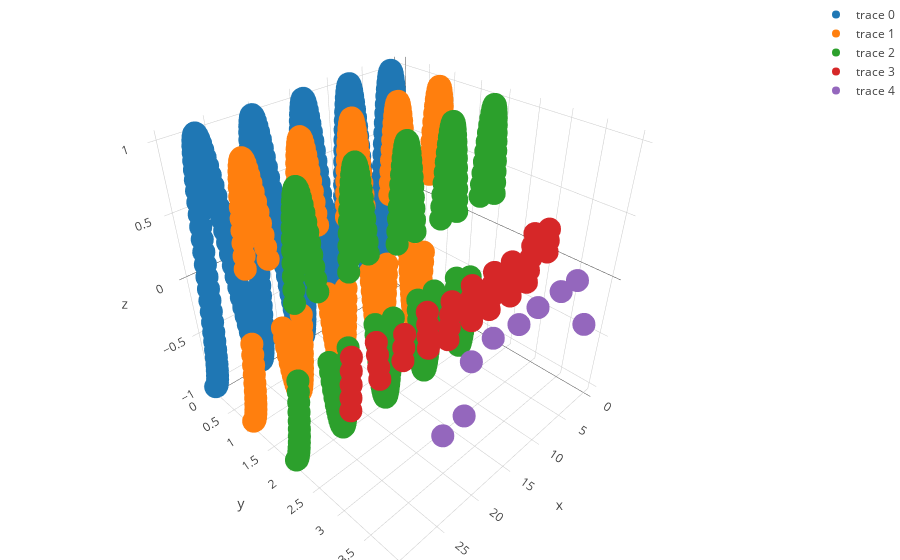

Here is the notebook cell this chart was saved with:
### Markdown cell above
Average likelihood profiles within clusters inform us of the populations they represented. At least one of the clusters identified holds instances of clusters that capture two populations at once (i.e. when sin(x) == 0). Can you tell which?

Now, because we were thinking ahead, we indexed each cluster profile to the value of 'X'. Let's represent each of our profiles by:
- The cluster they were assigned to in feature space.
- The value 'X' at which they were derived.
- The sinusoid of 'X'.

We'll set our Y axis to represent their assignments, so that they don't overlap, and Z to be their height, sin(X).

### Code cell
print(label_select.keys())

fig_data= [go.Scatter3d(
                x = [Windows[x] for x in label_select[i]],
                y = [i for x in label_select[i]],
                z = [sin(Windows[x]) for x in label_select[i]],
                type='scatter3d',
                mode= "markers",
                marker= {
                    'line': {'width': 0},
                    'size': 8,
                    'symbol': 'circle',
                  "opacity": 1
                  }
            ) for i in label_select.keys()]

layout = go.Layout(
    margin=dict(
        l=0,
        r=0,
        b=0,
        t=0
    ),
    title= 'where'
)

fig = go.Figure(data=fig_data, layout=layout)
iplot(fig)

### Figure 1 — Plotly figure (JSON) as saved in the notebook; plotly's stock layout.template omitted (floating-point values rounded to 4 significant figures; data arrays with more than 128 entries replaced by an {"elided": "..."} marker saying what was removed)
{"data": [{"marker": {"line": {"width": 0}, "opacity": 1, "size": 8, "symbol": "circle"}, "mode": "markers", "type": "scatter3d", "x": {"elided": "300 float values"}, "y": {"elided": "300 int values"}, "z": {"elided": "300 float values"}}, {"marker": {"line": {"width": 0}, "opacity": 1, "size": 8, "symbol": "circle"}, "mode": "markers", "type": "scatter3d", "x": {"elided": "251 float values"}, "y": {"elided": "251 int values"}, "z": {"elided": "251 float values"}}, {"marker": {"line": {"width": 0}, "opacity": 1, "size": 8, "symbol": "circle"}, "mode": "markers", "type": "scatter3d", "x": {"elided": "251 float values"}, "y": {"elided": "251 int values"}, "z": {"elided": "251 float values"}}, {"marker": {"line": {"width": 0}, "opacity": 1, "size": 8, "symbol": "circle"}, "mode": "markers", "type": "scatter3d", "x": [0, 0.1, 0.2, 2.9, 3, 3.1, 3.2, 3.3, 6.1, 6.2, 6.3, 6.4, 9.3, 9.4, 9.5, 9.6, 12.4, 12.5, 12.6, 12.7, 15.6, 15.7, 15.8, 15.9, 18.7, 18.8, 18.9, 19, 21.9, 22, 22.1, 25, 25.1, 25.2, 25.3, 28.1, 28.2, 28.3, 28.4, 28.5], "y": [3, 3, 3, 3, 3, 3, 3, 3, 3, 3, 3, 3, 3, 3, 3, 3, 3, 3, 3, 3, 3, 3, 3, 3, 3, 3, 3, 3, 3, 3, 3, 3, 3, 3, 3, 3, 3, 3, 3, 3], "z": [0, 0.09983, 0.1987, 0.2392, 0.1411, 0.04158, -0.05837, -0.1577, -0.1822, -0.08309, 0.01681, 0.1165, 0.1245, 0.02478, -0.07515, -0.1743, -0.1656, -0.06632, 0.03362, 0.1332, 0.1078, 0.007963, -0.09191, -0.1909, -0.149, -0.04954, 0.05042, 0.1499, 0.09102, -0.008851, -0.1086, -0.1324, -0.03274, 0.06721, 0.1665, 0.1735, 0.07427, -0.02566, -0.1253, -0.2238]}, {"marker": {"line": {"width": 0}, "opacity": 1, "size": 8, "symbol": "circle"}, "mode": "markers", "type": "scatter3d", "x": [3.4, 6.5, 9.2, 12.8, 15.5, 19.1, 21.8, 22.2, 24.9], "y": [4, 4, 4, 4, 4, 4, 4, 4, 4], "z": [-0.2555, 0.2151, 0.2229, 0.2315, 0.2065, 0.2478, 0.19, -0.2073, -0.2306]}], "layout": {"margin": {"b": 0, "l": 0, "r": 0, "t": 0}, "title": "where"}}
